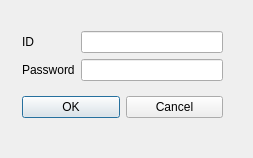
<?xml version="1.0" encoding="UTF-8"?>
<ui version="4.0">
 <class>login_screen</class>
 <widget class="QDialog" name="login_screen">
  <property name="geometry">
   <rect>
    <x>0</x>
    <y>0</y>
    <width>253</width>
    <height>158</height>
   </rect>
  </property>
  <property name="minimumSize">
   <size>
    <width>253</width>
    <height>158</height>
   </size>
  </property>
  <property name="maximumSize">
   <size>
    <width>253</width>
    <height>158</height>
   </size>
  </property>
  <property name="windowTitle">
   <string>Login</string>
  </property>
  <widget class="QWidget" name="layoutWidget">
   <property name="geometry">
    <rect>
     <x>22</x>
     <y>22</y>
     <width>201</width>
     <height>105</height>
    </rect>
   </property>
   <layout class="QGridLayout" name="gridLayout_2">
    <item row="0" column="0" colspan="2">
     <layout class="QGridLayout" name="gridLayout">
      <item row="0" column="0">
       <layout class="QVBoxLayout" name="verticalLayout_2">
        <item>
         <widget class="QLabel" name="label">
          <property name="text">
           <string>ID</string>
          </property>
         </widget>
        </item>
        <item>
         <widget class="QLabel" name="label_2">
          <property name="text">
           <string>Password</string>
          </property>
         </widget>
        </item>
       </layout>
      </item>
      <item row="0" column="1">
       <layout class="QVBoxLayout" name="verticalLayout">
        <item>
         <widget class="QLineEdit" name="login_ID"/>
        </item>
        <item>
         <widget class="QLineEdit" name="login_pass">
          <property name="echoMode">
           <enum>QLineEdit::Password</enum>
          </property>
         </widget>
        </item>
       </layout>
      </item>
     </layout>
    </item>
    <item row="1" column="0">
     <widget class="QPushButton" name="login_ok">
      <property name="text">
       <string>OK</string>
      </property>
     </widget>
    </item>
    <item row="1" column="1">
     <widget class="QPushButton" name="login_cancel">
      <property name="text">
       <string>Cancel</string>
      </property>
     </widget>
    </item>
   </layout>
  </widget>
 </widget>
 <resources/>
 <connections/>
</ui>
